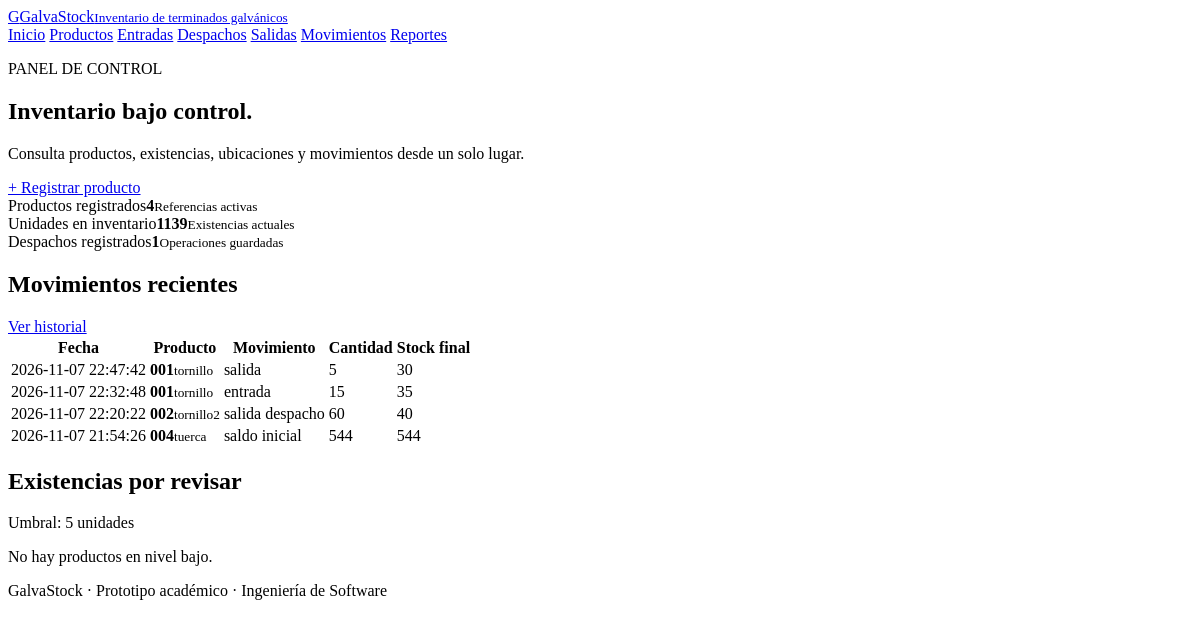
Page /dashboard.php on the committed database.
### tables this page shows
CREATE TABLE `movimientos` (
  `id` int(11) NOT NULL,
  `producto_id` int(11) NOT NULL,
  `tipo` varchar(40) NOT NULL,
  `cantidad` int(11) NOT NULL,
  `stock_antes` int(11) NOT NULL,
  `stock_despues` int(11) NOT NULL,
  `referencia` varchar(100) DEFAULT NULL,
  `ubicacion_origen` varchar(120) DEFAULT NULL,
  `ubicacion_destino` varchar(120) DEFAULT NULL,
  `observacion` varchar(255) NOT NULL DEFAULT '',
  `fecha` timestamp NOT NULL DEFAULT current_timestamp()
);

CREATE TABLE `productos` (
  `id` int(11) NOT NULL,
  `codigo` varchar(50) NOT NULL,
  `nombre` varchar(150) NOT NULL,
  `tipo_terminado` varchar(100) NOT NULL,
  `stock` int(11) DEFAULT 0,
  `stock_minimo` int(11) DEFAULT 10,
  `ubicacion` varchar(100) DEFAULT NULL,
  `fecha_creacion` timestamp NOT NULL DEFAULT current_timestamp(),
  `unidad` varchar(20) NOT NULL DEFAULT 'unidad'
);

### dashboard.php (the view, shortened to what this page needs)
<?php
require_once 'config/conexion.php';
$total = (int)$pdo->query("SELECT COUNT(*) FROM productos")->fetchColumn();
$stock = (int)$pdo->query("SELECT COALESCE(SUM(stock),0) FROM productos")->fetchColumn();
$dispatches = (int)$pdo->query("SELECT COUNT(*) FROM despachos")->fetchColumn();
$low = $pdo->query("SELECT codigo,nombre,stock,ubicacion FROM productos WHERE stock <= 5 ORDER BY stock ASC LIMIT 5")->fetchAll();
$recent = $pdo->query("SELECT m.fecha,m.tipo,m.cantidad,m.stock_despues,p.codigo,p.nombre FROM movimientos m JOIN productos p ON p.id=m.producto_id ORDER BY m.id DESC LIMIT 7")->fetchAll();
include 'includes/header.php';
?>
<section class="hero">
 <div><p class="eyebrow">PANEL DE CONTROL</p><h1>Inventario bajo control.</h1><p>Consulta productos, existencias, ubicaciones y movimientos desde un solo lugar.</p></div>
 <a class="btn btn-light" href="productos/formulario.php">+ Registrar producto</a>
</section>
<div class="stats">
 <article class="stat"><span>Productos registrados</span><strong><?= $total ?></strong><small>Referencias activas</small></article>
 <article class="stat"><span>Unidades en inventario</span><strong><?= $stock ?></strong><small>Existencias actuales</small></article>
 <article class="stat"><span>Despachos registrados</span><strong><?= $dispatches ?></strong><small>Operaciones guardadas</small></article>
</div>
<div class="two-col">
 <section class="panel"><div class="panel-head"><h2>Movimientos recientes</h2><a href="movimientos/index.php">Ver historial</a></div>
 <?php if (!$recent): ?><p class="empty">Todavía no hay movimientos registrados.</p><?php else: ?>
 <div class="table-wrap"><table><thead><tr><th>Fecha</th><th>Producto</th><th>Movimiento</th><th>Cantidad</th><th>Stock final</th></tr></thead><tbody>
 <?php foreach($recent as $r): ?><tr><td><?= htmlspecialchars($r['fecha']) ?></td><td><b><?= htmlspecialchars($r['codigo']) ?></b><small><?= htmlspecialchars($r['nombre']) ?></small></td><td><?= htmlspecialchars(str_replace('_',' ',$r['tipo'])) ?></td><td><?= (int)$r['cantidad'] ?></td><td><?= (int)$r['stock_despues'] ?></td></tr><?php endforeach; ?>
 </tbody></table></div><?php endif; ?></section>
 <section class="panel"><div class="panel-head"><h2>Existencias por revisar</h2><span class="tag">Umbral: 5 unidades</span></div>
 <?php if (!$low): ?><p class="empty">No hay productos en nivel bajo.</p><?php else: ?>
 <?php foreach($low as $p): ?><div class="low-item"><div><b><?= htmlspecialchars($p['nombre']) ?></b><small><?= htmlspecialchars($p['codigo']) ?> · <?= htmlspecialchars($p['ubicacion']) ?></small></div><strong><?= (int)$p['stock'] ?></strong></div><?php endforeach; ?>
 <?php endif; ?>
 </section>
</div>
<?php include 'includes/footer.php'; ?>

### includes/header.php (shortened to what this page needs)
<!doctype html>
<html lang="es">
<head>
<link rel="stylesheet" href="/GALVASTOCK_ACTIVIDAD_4/assets/estilos.css">
</head>
<body>
<header class="topbar">
  <a class="brand" href="/GALVASTOCK_ACTIVIDAD_4/dashboard.php"><span class="brand-mark">G</span><span>GalvaStock<small>Inventario de terminados galvánicos</small></span></a>
<nav>
    <a href="/GALVASTOCK_ACTIVIDAD_4/dashboard.php">Inicio</a>
    <a href="/GALVASTOCK_ACTIVIDAD_4/productos/index.php">Productos</a>
    <a href="/GALVASTOCK_ACTIVIDAD_4/entradas/index.php">Entradas</a>
    <a href="/GALVASTOCK_ACTIVIDAD_4/despachos/index.php">Despachos</a>
    <a href="/GALVASTOCK_ACTIVIDAD_4/salidas/index.php">Salidas</a>
    <a href="/GALVASTOCK_ACTIVIDAD_4/movimientos/index.php">Movimientos</a>
    <a href="/GALVASTOCK_ACTIVIDAD_4/reportes/index.php">Reportes</a>
</nav>
</header>
<main class="container">

### includes/footer.php
</main>
<footer class="footer">GalvaStock · Prototipo académico · Ingeniería de Software</footer>
</body>
</html>

### rows in the picture
movimientos: fecha "2026-11-07 22:47:42", producto.codigo "001", producto.nombre "tornillo", tipo "salida", cantidad "5", stock_despues "30"
movimientos: fecha "2026-11-07 22:32:48", producto.codigo "001", producto.nombre "tornillo", tipo "entrada", cantidad "15", stock_despues "35"
movimientos: fecha "2026-11-07 22:20:22", producto.codigo "002", producto.nombre "tornillo2", tipo "salida despacho", cantidad "60", stock_despues "40"
movimientos: fecha "2026-11-07 21:54:26", producto.codigo "004", producto.nombre "tuerca", tipo "saldo inicial", cantidad "544", stock_despues "544"

### other values in the picture
$total "4"
$stock "1139"
$dispatches "1"
